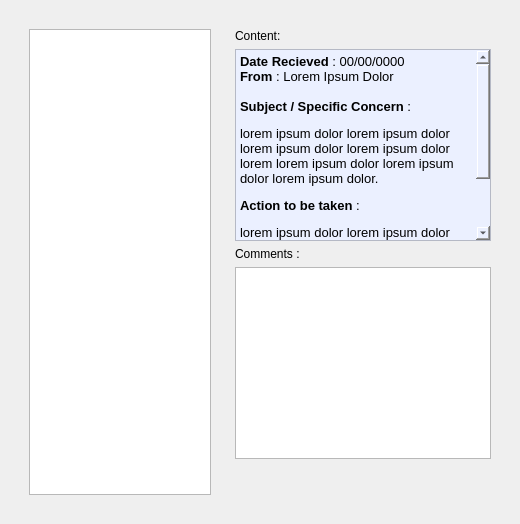
                 <widget class="QWidget" name="tab_8">
                  <attribute name="title">
                   <string>Rejected</string>
                  </attribute>
                  <layout class="QVBoxLayout" name="verticalLayout_12">
                   <item>
                    <widget class="QWidget" name="widget_20" native="true">
                     <layout class="QHBoxLayout" name="horizontalLayout_8">
                      <item>
                       <widget class="QWidget" name="widget_22" native="true">
                        <property name="minimumSize">
                         <size>
                          <width>200</width>
                          <height>0</height>
                         </size>
                        </property>
                        <property name="maximumSize">
                         <size>
                          <width>200</width>
                          <height>16777215</height>
                         </size>
                        </property>
                        <layout class="QVBoxLayout" name="verticalLayout_10">
                         <item>
                          <widget class="QListWidget" name="mail_inbox_rejected_list"/>
                         </item>
                        </layout>
                       </widget>
                      </item>
                      <item>
                       <widget class="QWidget" name="widget_25" native="true">
                        <layout class="QVBoxLayout" name="verticalLayout_11">
                         <item>
                          <widget class="QLabel" name="label_15">
                           <property name="font">
                            <font>
                             <family>Segoe UI</family>
                             <pointsize>9</pointsize>
                            </font>
                           </property>
                           <property name="text">
                            <string>Content:</string>
                           </property>
                          </widget>
                         </item>
                         <item>
                          <widget class="QTextBrowser" name="mail_rejected_text_browser">
                           <property name="minimumSize">
                            <size>
                             <width>0</width>
                             <height>120</height>
                            </size>
                           </property>
                           <property name="font">
                            <font>
                             <family>Segoe UI</family>
                            </font>
                           </property>
                           <property name="styleSheet">
                            <string notr="true">background-color: rgb(235, 240, 255);</string>
                           </property>
                           <property name="html">
                            <string>&lt;!DOCTYPE HTML PUBLIC &quot;-//W3C//DTD HTML 4.0//EN&quot; &quot;http://www.w3.org/TR/REC-html40/strict.dtd&quot;&gt;
&lt;html&gt;&lt;head&gt;&lt;meta name=&quot;qrichtext&quot; content=&quot;1&quot; /&gt;&lt;style type=&quot;text/css&quot;&gt;
p, li { white-space: pre-wrap; }
&lt;/style&gt;&lt;/head&gt;&lt;body style=&quot; font-family:'Segoe UI'; font-size:8.25pt; font-weight:400; font-style:normal;&quot;&gt;
&lt;p style=&quot; margin-top:12px; margin-bottom:12px; margin-left:0px; margin-right:0px; -qt-block-indent:0; text-indent:0px;&quot;&gt;&lt;span style=&quot; font-size:10pt; font-weight:600;&quot;&gt;Date Recieved&lt;/span&gt;&lt;span style=&quot; font-size:10pt;&quot;&gt; : 00/00/0000&lt;br /&gt;&lt;/span&gt;&lt;span style=&quot; font-size:10pt; font-weight:600;&quot;&gt;From&lt;/span&gt;&lt;span style=&quot; font-size:10pt;&quot;&gt; : Lorem Ipsum Dolor&lt;br /&gt;&lt;br /&gt;&lt;/span&gt;&lt;span style=&quot; font-size:10pt; font-weight:600;&quot;&gt;Subject / Specific Concern&lt;/span&gt;&lt;span style=&quot; font-size:10pt;&quot;&gt; :&lt;/span&gt;&lt;/p&gt;
&lt;p style=&quot; margin-top:12px; margin-bottom:12px; margin-left:0px; margin-right:0px; -qt-block-indent:0; text-indent:0px;&quot;&gt;&lt;span style=&quot; font-size:10pt;&quot;&gt;lorem ipsum dolor lorem ipsum dolor lorem ipsum dolor lorem ipsum dolor lorem lorem ipsum dolor lorem ipsum dolor lorem ipsum dolor.&lt;/span&gt;&lt;/p&gt;
&lt;p style=&quot; margin-top:12px; margin-bottom:12px; margin-left:0px; margin-right:0px; -qt-block-indent:0; text-indent:0px;&quot;&gt;&lt;span style=&quot; font-size:10pt; font-weight:600;&quot;&gt;Action to be taken&lt;/span&gt;&lt;span style=&quot; font-size:10pt;&quot;&gt; :&lt;/span&gt;&lt;/p&gt;
&lt;p style=&quot; margin-top:12px; margin-bottom:12px; margin-left:0px; margin-right:0px; -qt-block-indent:0; text-indent:0px;&quot;&gt;&lt;span style=&quot; font-size:10pt;&quot;&gt;lorem ipsum dolor lorem ipsum dolor lorem ipsum dolor lorem ipsum dolor lorem lorem ipsum dolor lorem ipsum dolor lorem ipsum dolor.&lt;/span&gt;&lt;/p&gt;
&lt;p style=&quot;-qt-paragraph-type:empty; margin-top:12px; margin-bottom:12px; margin-left:0px; margin-right:0px; -qt-block-indent:0; text-indent:0px; font-size:10pt;&quot;&gt;&lt;br /&gt;&lt;/p&gt;&lt;/body&gt;&lt;/html&gt;</string>
                           </property>
                          </widget>
                         </item>
                         <item>
                          <widget class="QLabel" name="label_13">
                           <property name="font">
                            <font>
                             <family>Segoe UI</family>
                             <pointsize>9</pointsize>
                            </font>
                           </property>
                           <property name="text">
                            <string>Comments : </string>
                           </property>
                          </widget>
                         </item>
                         <item>
                          <widget class="QPlainTextEdit" name="mail_inbox_rejected_comment">
                           <property name="readOnly">
                            <bool>true</bool>
                           </property>
                          </widget>
                         </item>
                         <item>
                          <widget class="QWidget" name="mail_inbox_rejected_button_container" native="true">
                           <property name="minimumSize">
                            <size>
                             <width>0</width>
                             <height>30</height>
                            </size>
                           </property>
                           <widget class="QPushButton" name="mail_inbox_rejected_delete">
                            <property name="geometry">
                             <rect>
                              <x>40</x>
                              <y>0</y>
                              <width>41</width>
                              <height>31</height>
                             </rect>
                            </property>
                            <property name="toolTip">
                             <string>&lt;html&gt;&lt;head/&gt;&lt;body&gt;&lt;p&gt;Delete message&lt;/p&gt;&lt;/body&gt;&lt;/html&gt;</string>
                            </property>
                            <property name="text">
                             <string/>
                            </property>
                            <property name="icon">
                             <iconset resource="icons.qrc">
                              <normaloff>:/icons/_delete-bin.png</normaloff>:/icons/_delete-bin.png</iconset>
                            </property>
                            <property name="iconSize">
                             <size>
                              <width>25</width>
                              <height>25</height>
                             </size>
                            </property>
                            <property name="flat">
                             <bool>true</bool>
                            </property>
                           </widget>
                           <widget class="QPushButton" name="mail_inbox_rejected_reply">
                            <property name="geometry">
                             <rect>
                              <x>0</x>
                              <y>0</y>
                              <width>41</width>
                              <height>31</height>
                             </rect>
                            </property>
                            <property name="toolTip">
                             <string>Reply to Comment</string>
                            </property>
                            <property name="text">
                             <string/>
                            </property>
                            <property name="icon">
                             <iconset resource="icons.qrc">
                              <normaloff>:/icons/chat-message.png</normaloff>:/icons/chat-message.png</iconset>
                            </property>
                            <property name="iconSize">
                             <size>
                              <width>20</width>
                              <height>20</height>
                             </size>
                            </property>
                            <property name="flat">
                             <bool>true</bool>
                            </property>
                           </widget>
                          </widget>
                         </item>
                        </layout>
                       </widget>
                      </item>
                     </layout>
                    </widget>
                   </item>
                  </layout>
                 </widget>
